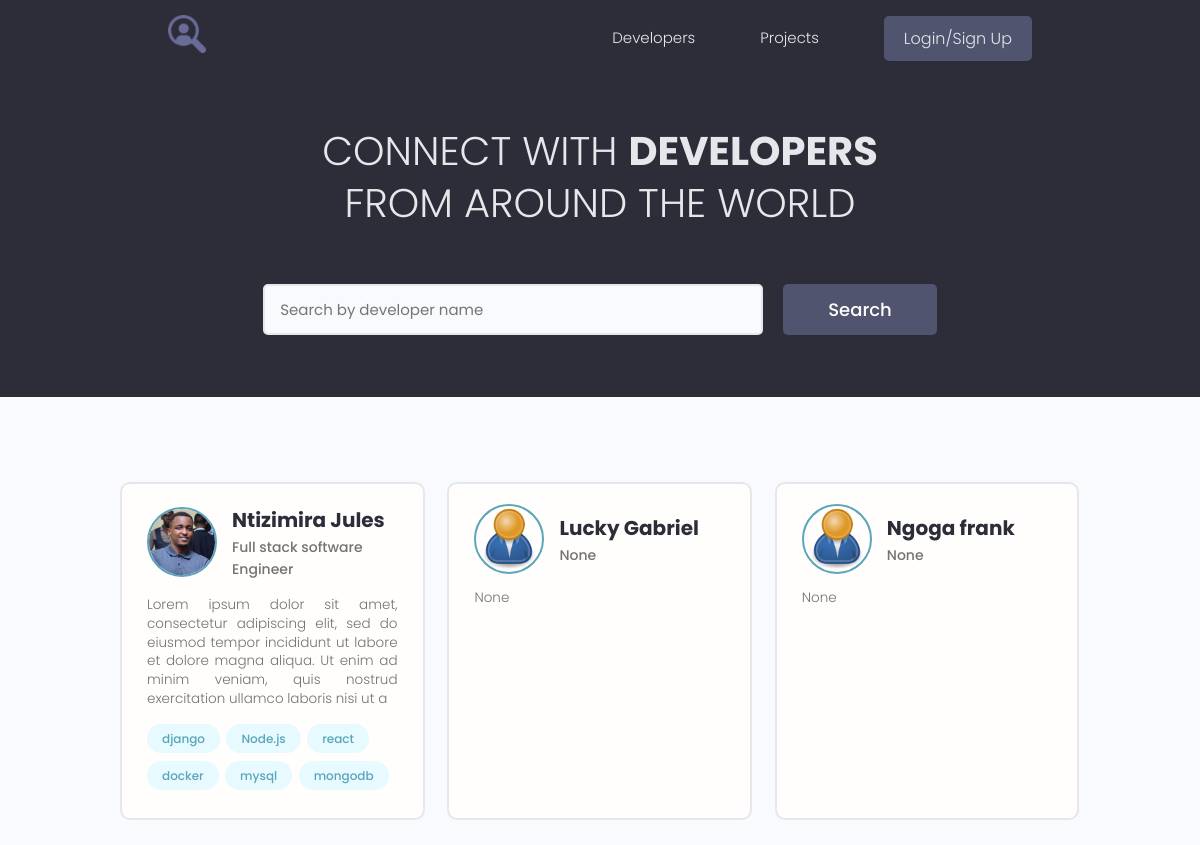
The page /profiles on the database as committed earlier.
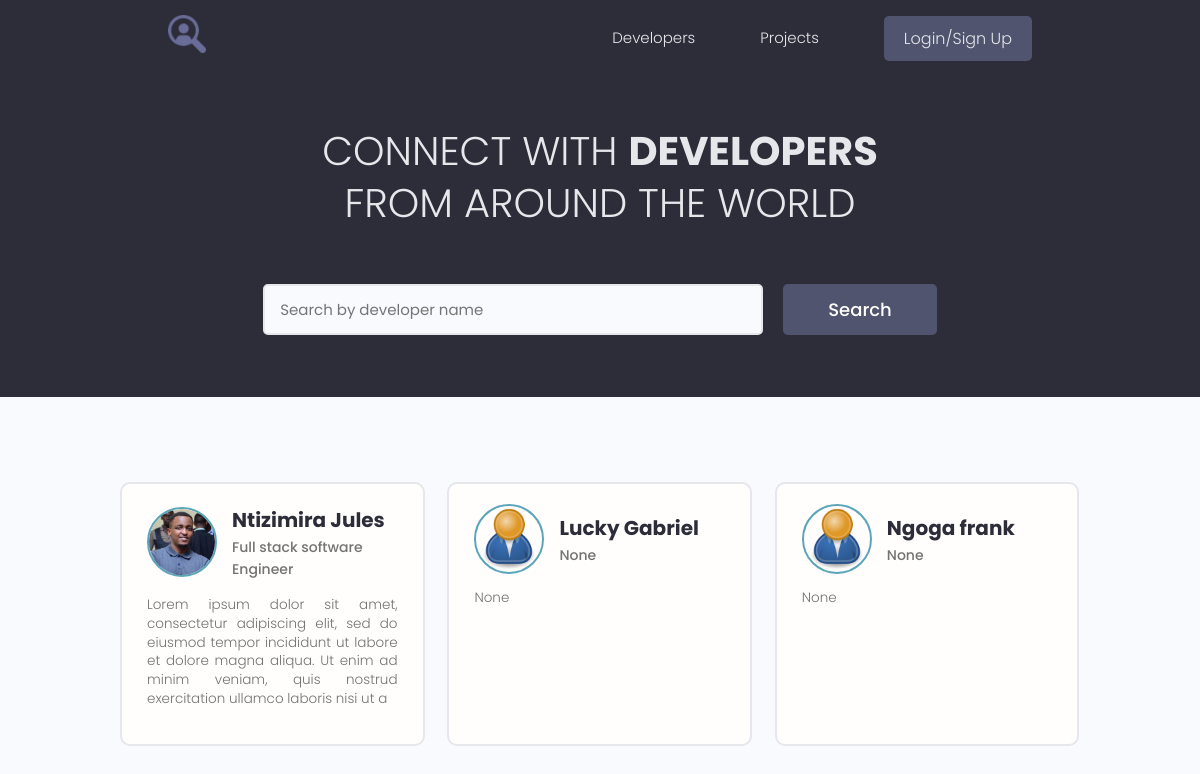
The same page on the database as committed later.
### models/user.py (models this page shows, shortened)
class Profile(BaseModel, Base):
    __tablename__ = 'profiles'
    user_id = Column(String(60), ForeignKey('users.id'))
    user = relationship("User", back_populates="profile")
    username = Column(String(150), nullable=False, unique=True)
    email = Column(String(150), nullable=False)
    name = Column(String(150), nullable=False)
    bio = Column(Text, nullable=True)
    location = Column(String(150), nullable=True)
    headline = Column(String(250), nullable=True)
    profile_image_url = Column(String(2000), default='images/profiles/user-default.png')
    social_github = Column(String(200), nullable=True)
    social_linkdin = Column(String(200), nullable=True)
    social_youtube = Column(String(200), nullable=True)
    social_twitter = Column(String(200), nullable=True)
    skills = relationship("Skill", backref="profile",
                          cascade="all, delete, delete-orphan")
    comments = relationship("Comment", backref="profile", cascade="all, delete-orphan")
    rates = relationship("Rate", backref="profile", cascade="all, delete-orphan")

### models/skill.py (models this page shows, shortened)
class Skill(BaseModel, Base):
    __tablename__ = 'skills'
    profile_id = Column(String(60), ForeignKey('profiles.id'), nullable=True)
    name = Column(String(200), nullable=False)
    description = Column(Text, nullable=True)

### webdynamic/views/users.py (the view)
@app_views.route('/profiles', methods=['GET'], strict_slashes=False)
def profiles():
    profiles = []
    searchQuery = None
    if request.args.get('text'):
        searchQuery = request.args.get('text').lower()
        for profile in storage.all(Profile).values():
            if (profile.name and searchQuery in profile.name.lower()) or (profile.bio and searchQuery in profile.bio.lower()):
                    profiles.append(profile)
            else:
                for skill in profile.skills:
                    if searchQuery in skill.name.lower():
                        profiles.append(profile)
                        break
    else:
        profiles = list(storage.all(Profile).values())
    page = int(request.args.get('page', 1))
    items_on_page, total_pages, custom_range = paginate(profiles, page)
    context = {
        'items_on_page': items_on_page,
        'total_pages': total_pages,
        'queryPage': page,
        'custom_range': custom_range,
        'searchQuery': searchQuery if searchQuery else None
        }
    return render_template('profiles.html', **context)

### models/engine/dbManager.py (called while the page is built)
    def all(self, cls=None):
        new_dict = {}
        for clss in classes:
            if cls is None or cls is classes[clss] or cls is clss:
                objs = self.__session.query(classes[clss]).all()
                for obj in objs:
                    key = obj.__class__.__name__ + '.' + obj.id
                    new_dict[key] = obj
        return (new_dict)

### utils/paginate.py (called while the page is built)
def paginate(data, page):
    per_page = 9
    start_index = (page - 1) * per_page
    end_index = start_index + per_page
    total_pages = (len(data) + per_page - 1) // per_page
    items_on_page = data[start_index:end_index]
    leftindex = page - 4 if page > 4 else 1
    rightIndex =  page + 5 if (page + 5) <= total_pages else total_pages + 1
    custom_range = range(leftindex, rightIndex)
    return items_on_page, total_pages, custom_range

### webdynamic/app.py (called while the page is built)
@app.context_processor
def inject_user():
    return dict(current_user=current_user)

### webdynamic/templates/profiles.html (shortened to what this page needs)
{% extends 'main.html' %}
{% block content %}
  <main class="home">
    <section class="hero-section text-center">
      <div class="container container--narrow">
        <div class="hero-section__box">
          <h2>CONNECT WITH <span>DEVELOPERS</span></h2>
          <h2>FROM AROUND THE WORLD</h2>
        </div>
        <div class="hero-section__search">
          <form class="form" action="{{url_for('app_views.profiles')}}"  method="get" enctype="multipart/form-data">
            <div class="form__field">
              <input class="input input--text" id="formInput#search" type="text" name="text"
                placeholder="Search by developer name" />
            </div>
            <input class="btn btn--sub btn--lg" type="submit" value="Search" />
          </form>
        </div>
      </div>
    </section>
    <section class="devlist">
      <div class="container">
        <div class="grid grid--three">
            {% for profile in items_on_page %}
            <div class="column card">
                <div class="dev">
                <a href="{{url_for('app_views.profile', profile_id=profile.id)}}" class="card__body">
                    <div class="dev__profile">
                    <img class="avatar avatar--md" src="{{url_for('static', filename=profile.profile_image_url)}}" alt="image" />
                    <div class="dev__meta">
                        <h3>{{profile.name}}</h3>
                        <h5>{{profile.headline}}</h5>
                    </div>
                    </div>
                    <p class="dev__info">
                        {{profile.bio[:200] if profile.bio and profile.bio|length > 150 else profile.bio}}
                    </p>
                    <div class="dev__skills">
                    {% for skill in profile.skills %}
                    <span class="tag tag--pill tag--main">
                        <small>{{skill.name}}</small>
                    </span>
                    {% endfor %}
                    </div>
                </a>
                </div>
            </div>
            {% endfor %}
        </div>
      </div>
    </section>
  </main>
{% endblock %}

Rows that differ between the two databases and show on the page:
removed Skill: name "django", shown under Profile "Ntizimira Jules"
removed Skill: name "Node.js", shown under Profile "Ntizimira Jules"
removed Skill: name "react", shown under Profile "Ntizimira Jules"
removed Skill: name "docker", shown under Profile "Ntizimira Jules"
removed Skill: name "mysql", shown under Profile "Ntizimira Jules"
removed Skill: name "mongodb", shown under Profile "Ntizimira Jules"
